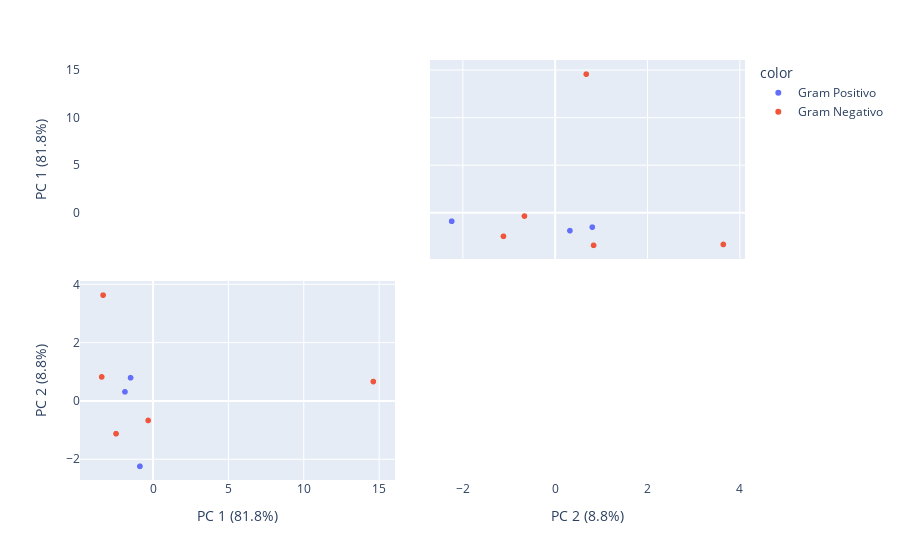

Notebook source saved alongside this figure:
### Code cell
pipeline.get_pcas_gram(case=0, spectral_range=(1, 241))

### Figure 1 — Plotly figure (JSON) as saved in the notebook; plotly's stock layout.template omitted (floating-point values rounded to 4 significant figures)
{"data": [{"diagonal": {"visible": false}, "dimensions": [{"axis": {"matches": true}, "label": "PC 1 (81.8%)", "values": [-0.873, -1.494, -0.873, -1.865]}, {"axis": {"matches": true}, "label": "PC 2 (8.8%)", "values": [-2.242, 0.8037, -2.242, 0.3188]}], "hovertemplate": "color=Gram Positivo<br>%{xaxis.title.text}=%{x}<br>%{yaxis.title.text}=%{y}<extra></extra>", "legendgroup": "Gram Positivo", "marker": {"color": "#636efa", "symbol": "circle"}, "name": "Gram Positivo", "showlegend": true, "type": "splom"}, {"diagonal": {"visible": false}, "dimensions": [{"axis": {"matches": true}, "label": "PC 1 (81.8%)", "values": [-3.409, -0.3261, 14.62, -3.317, -2.458]}, {"axis": {"matches": true}, "label": "PC 2 (8.8%)", "values": [0.832, -0.6652, 0.6724, 3.642, -1.12]}], "hovertemplate": "color=Gram Negativo<br>%{xaxis.title.text}=%{x}<br>%{yaxis.title.text}=%{y}<extra></extra>", "legendgroup": "Gram Negativo", "marker": {"color": "#EF553B", "symbol": "circle"}, "name": "Gram Negativo", "showlegend": true, "type": "splom"}], "layout": {"dragmode": "select", "legend": {"title": {"text": "color"}, "tracegroupgap": 0}, "margin": {"t": 60}}}
